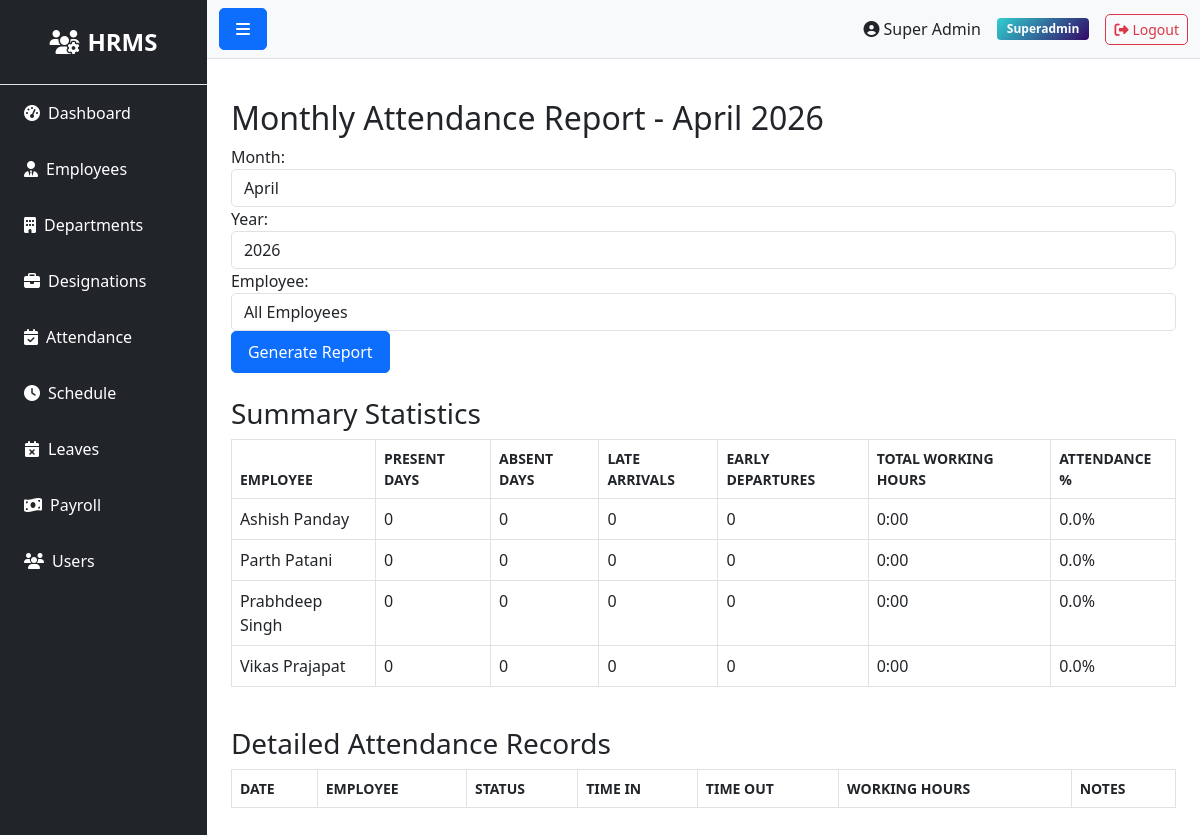
Before: /attendance/monthly-report (signed in) with the older database file.
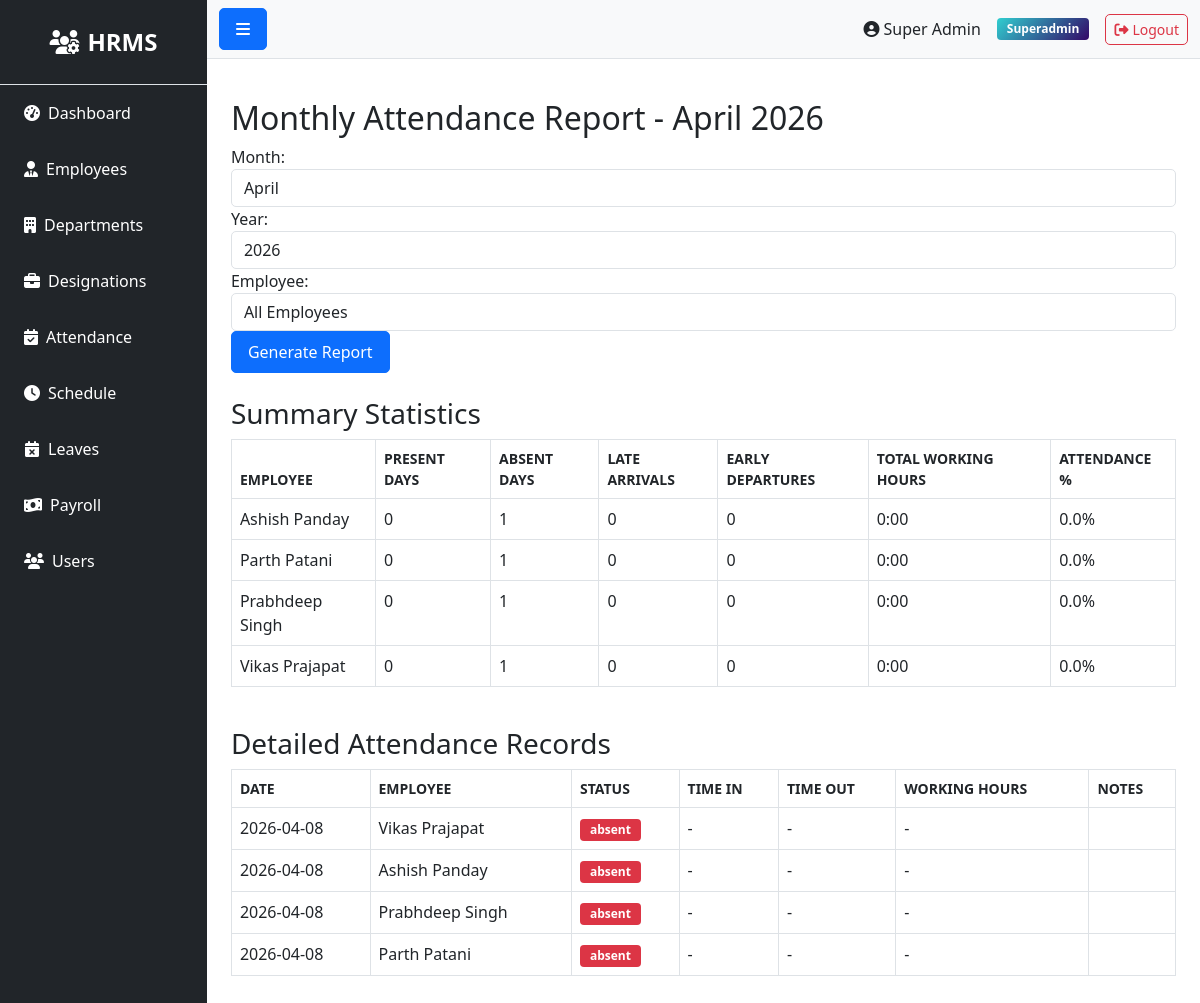
After: the same page with the newer database file.
### models.py (models this page shows, shortened)
class User(UserMixin, db.Model):
    __tablename__ = 'users'
    id = db.Column(db.Integer, primary_key=True)
    role_id = db.Column(db.Integer, db.ForeignKey('roles.id'), nullable=False)
    name = db.Column(db.String(100), nullable=False)
    email = db.Column(db.String(100), unique=True, nullable=False)
    phone = db.Column(db.String(20))
    status = db.Column(db.String(20), default='active')
    password = db.Column(db.String(255), nullable=False)
    remember_token = db.Column(db.String(100))
    email_verified_at = db.Column(db.DateTime)
    created_at = db.Column(db.DateTime, default=datetime.utcnow)
    updated_at = db.Column(db.DateTime, default=datetime.utcnow, onupdate=datetime.utcnow)

class Role(db.Model):
    __tablename__ = 'roles'
    id = db.Column(db.Integer, primary_key=True)
    name = db.Column(db.String(50), unique=True, nullable=False)
    description = db.Column(db.Text)
    created_at = db.Column(db.DateTime, default=datetime.utcnow)
    updated_at = db.Column(db.DateTime, default=datetime.utcnow, onupdate=datetime.utcnow)
    users = db.relationship('User', backref='role', lazy=True)

class Employee(db.Model):
    __tablename__ = 'employees'
    id = db.Column(db.Integer, primary_key=True)
    department_id = db.Column(db.Integer, db.ForeignKey('departments.id'))
    designation_id = db.Column(db.Integer, db.ForeignKey('designations.id'))
    schedule_id = db.Column(db.Integer, db.ForeignKey('schedules.id'))
    firstname = db.Column(db.String(100), nullable=False)
    lastname = db.Column(db.String(100), nullable=False)
    unique_id = db.Column(db.String(50), unique=True)
    email = db.Column(db.String(100), unique=True)
    phone = db.Column(db.String(20))
    address = db.Column(db.Text)
    dob = db.Column(db.Date)
    gender = db.Column(db.String(10))
    religion = db.Column(db.String(50))
    marital = db.Column(db.String(20))
    image = db.Column(db.String(255))  # Store image filename
    status = db.Column(db.String(20), default='active')
    created_at = db.Column(db.DateTime, default=datetime.utcnow)
    updated_at = db.Column(db.DateTime, default=datetime.utcnow, onupdate=datetime.utcnow)
    attendances = db.relationship('Attendance', backref='employee', lazy=True, cascade='all, delete-orphan')
    checks = db.relationship('Check', backref='employee', lazy=True, cascade='all, delete-orphan')
    salary = db.relationship('Salary', backref='employee', uselist=False, cascade='all, delete-orphan')
    leaves = db.relationship('Leave', backref='employee', lazy=True, cascade='all, delete-orphan')
    late_times = db.relationship('LateTime', backref='employee', lazy=True, cascade='all, delete-orphan')
    over_times = db.relationship('OverTime', backref='employee', lazy=True, cascade='all, delete-orphan')
    payrolls = db.relationship('Payroll', backref='employee', lazy=True, cascade='all, delete-orphan')

class Attendance(db.Model):
    __tablename__ = 'attendances'
    id = db.Column(db.Integer, primary_key=True)
    employee_id = db.Column(db.Integer, db.ForeignKey('employees.id'), nullable=False)
    date = db.Column(db.Date, nullable=False)
    time_in = db.Column(db.Time)
    time_out = db.Column(db.Time)
    status = db.Column(db.String(20))  # present, absent, holiday, weekend
    description = db.Column(db.Text)  # For holiday name or other notes
    created_at = db.Column(db.DateTime, default=datetime.utcnow)
    updated_at = db.Column(db.DateTime, default=datetime.utcnow, onupdate=datetime.utcnow)

### routes/attendance.py (the view)
@bp.route('/monthly-report')
@login_required
def monthly_report():
    if not current_user.is_authenticated or current_user.role.name not in ['superadmin', 'admin', 'moderator', 'hr']:
        flash('Access denied', 'danger')
        return redirect(url_for('auth.login'))
    year = int(request.args.get('year', datetime.now().year))
    month = int(request.args.get('month', datetime.now().month))
    employee_id = request.args.get('employee_id')
    _, last_day = monthrange(year, month)
    start_date = datetime(year, month, 1).date()
    end_date = datetime(year, month, last_day).date()
    query = Attendance.query.filter(Attendance.date.between(start_date, end_date))
    if employee_id:
        query = query.filter(Attendance.employee_id == employee_id)
    employees = Employee.query.order_by(Employee.firstname).all()
    attendances = query.order_by(Attendance.employee_id, Attendance.date).all()
    stats = defaultdict(lambda: {
        'present': 0,
        'absent': 0,
        'late': 0,
        'early_out': 0,
        'working_hours': timedelta(),
        'attendance_percentage': 0
    })
    for attendance in attendances:
        emp_stats = stats[attendance.employee_id]
        if attendance.status == 'present':
            emp_stats['present'] += 1
            if attendance.time_in and attendance.time_out:
                time_in = datetime.combine(attendance.date, attendance.time_in)
                time_out = datetime.combine(attendance.date, attendance.time_out)
                working_hours = time_out - time_in
                emp_stats['working_hours'] += working_hours
                if attendance.employee.schedule:
                    schedule = attendance.employee.schedule
                    if attendance.time_in > datetime.combine(attendance.date, schedule.time_in).time():
                        emp_stats['late'] += 1
                    if attendance.time_out < datetime.combine(attendance.date, schedule.time_out).time():
                        emp_stats['early_out'] += 1
        else:
            emp_stats['absent'] += 1
        total_days = emp_stats['present'] + emp_stats['absent']
        if total_days > 0:
            emp_stats['attendance_percentage'] = (emp_stats['present'] / total_days) * 100
    return render_template('admin/attendance/monthly_report.html',
                         attendances=attendances,
                         employees=employees,
                         stats=stats,
                         year=year,
                         month=month,
                         selected_employee=employee_id,
                         month_name=datetime(year, month, 1).strftime('%B'),
                         datetime=datetime)

### templates/admin/attendance/monthly_report.html (shortened to what this page needs)
{% extends "base.html" %}
{% block content %}
<h2>Monthly Attendance Report - {{ month_name }} {{ year }}</h2>
<div class="filters mb-4">
    <form method="get" action="{{ url_for('attendance.monthly_report') }}" class="form-inline">
        <div class="form-group mr-2">
            <label for="month" class="mr-2">Month:</label>
            <select name="month" id="month" class="form-control">
                {% for m in range(1, 13) %}
                <option value="{{ m }}" {% if month == m %}selected{% endif %}>
                    {{ datetime(year, m, 1).strftime('%B') }}
                </option>
                {% endfor %}
            </select>
        </div>
        <div class="form-group mr-2">
            <label for="year" class="mr-2">Year:</label>
            <select name="year" id="year" class="form-control">
                {% for y in range(year-2, year+1) %}
                <option value="{{ y }}" {% if year == y %}selected{% endif %}>{{ y }}</option>
                {% endfor %}
            </select>
        </div>
        <div class="form-group mr-2">
            <label for="employee_id" class="mr-2">Employee:</label>
            <select name="employee_id" id="employee_id" class="form-control">
                <option value="">All Employees</option>
            </select>
        </div>
        <button type="submit" class="btn btn-primary">Generate Report</button>
    </form>
</div>
<div class="report-content">
    <div class="statistics mb-4">
        <h3>Summary Statistics</h3>
        <div class="table-responsive">
            <table class="table">
                <thead>
                    <tr>
                        <th>Employee</th>
                        <th>Present Days</th>
                        <th>Absent Days</th>
                        <th>Late Arrivals</th>
                        <th>Early Departures</th>
                        <th>Total Working Hours</th>
                        <th>Attendance %</th>
                    </tr>
                </thead>
                <tbody>
                    {% for emp in employees %}
                        {% if not selected_employee or selected_employee|string == emp.id|string %}
                            {% set emp_stats = stats[emp.id] %}
                            <tr>
                                <td>{{ emp.firstname }} {{ emp.lastname }}</td>
                                <td>{{ emp_stats['present'] }}</td>
                                <td>{{ emp_stats['absent'] }}</td>
                                <td>{{ emp_stats['late'] }}</td>
                                <td>{{ emp_stats['early_out'] }}</td>
                                <td>{{ '%d:%02d' | format(
                                    emp_stats['working_hours'].total_seconds() // 3600,
                                    (emp_stats['working_hours'].total_seconds() % 3600) // 60
                                ) }}</td>
                                <td>{{ '%.1f%%' | format(emp_stats['attendance_percentage']) }}</td>
                            </tr>
                        {% endif %}
                    {% endfor %}
                </tbody>
            </table>
        </div>
    </div>
    <div class="detailed-records">
        <h3>Detailed Attendance Records</h3>
        <div class="table-responsive">
            <table class="table">
                <thead>
                    <tr>
                        <th>Date</th>
                        <th>Employee</th>
                        <th>Status</th>
                        <th>Time In</th>
                        <th>Time Out</th>
                        <th>Working Hours</th>
                        <th>Notes</th>
                    </tr>
                </thead>
                <tbody>
                    {% for attendance in attendances %}
                    <tr>
                        <td>{{ attendance.date }}</td>
                        <td>{{ attendance.employee.firstname }} {{ attendance.employee.lastname }}</td>
                        <td>
                            <span class="badge {% if attendance.status == 'present' %}badge-success{% else %}badge-danger{% endif %}">
                                {{ attendance.status }}
                            </span>
                        </td>
                        <td>{{ attendance.time_in or '-' }}</td>
                        <td>{{ attendance.time_out or '-' }}</td>
                        <td>
                            {% if attendance.time_in and attendance.time_out %}
                                {% set duration = (attendance.time_out.hour * 60 + attendance.time_out.minute) -
                                                (attendance.time_in.hour * 60 + attendance.time_in.minute) %}
                                {{ '%d:%02d' | format(duration // 60, duration % 60) }}
                            {% else %}
                                -
                            {% endif %}
                        </td>
                        <td>
                        </td>
                    </tr>
                    {% endfor %}
                </tbody>
            </table>
        </div>
    </div>
</div>
{% endblock %}

### templates/base.html (shortened to what this page needs)
<!DOCTYPE html>
<html lang="en">
<head>
    <link href="https://cdn.jsdelivr.net/npm/bootstrap@5.3.0/dist/css/bootstrap.min.css" rel="stylesheet">
    <link rel="stylesheet" href="https://cdnjs.cloudflare.com/ajax/libs/font-awesome/6.4.0/css/all.min.css">
    <link rel="stylesheet" href="{{ url_for('static', filename='css/style.css') }}">
</head>
<body>
    {% if current_user.is_authenticated %}
    {% set role_name = (current_user.role.name if current_user.role and current_user.role.name else 'employee') %}
    {% set dashboard_map = {
        'superadmin': 'admin.superadmin_dashboard',
        'admin': 'admin.admin_dashboard',
        'hr': 'admin.hr_dashboard',
        'payroll': 'admin.payroll_dashboard',
        'moderator': 'admin.moderator_dashboard',
        'employee': 'user.dashboard'
    } %}
    {% set dashboard_endpoint = dashboard_map.get(role_name, 'user.dashboard') %}
    <div class="d-flex" id="wrapper">
        <div class="bg-dark text-white" id="sidebar-wrapper">
            <div class="sidebar-heading text-center py-4 fs-4 fw-bold border-bottom">
                <i class="fas fa-users-cog me-2"></i>HRMS
            </div>
            <div class="list-group list-group-flush">
                <a href="{{ url_for(dashboard_endpoint) }}" class="list-group-item list-group-item-action bg-dark text-white">
                    <i class="fas fa-tachometer-alt me-2"></i>Dashboard
                </a>
                {% if role_name in ['superadmin', 'admin', 'hr'] %}
                <a href="{{ url_for('employee.index') }}" class="list-group-item list-group-item-action bg-dark text-white">
                    <i class="fas fa-user-tie me-2"></i>Employees
                </a>
                <a href="{{ url_for('department.index') }}" class="list-group-item list-group-item-action bg-dark text-white">
                    <i class="fas fa-building me-2"></i>Departments
                </a>
                <a href="{{ url_for('designation.index') }}" class="list-group-item list-group-item-action bg-dark text-white">
                    <i class="fas fa-briefcase me-2"></i>Designations
                </a>
                {% endif %}
                {% if role_name in ['superadmin', 'admin', 'moderator', 'hr'] %}
                <a href="{{ url_for('attendance.index') }}" class="list-group-item list-group-item-action bg-dark text-white">
                    <i class="fas fa-calendar-check me-2"></i>Attendance
                </a>
                <a href="{{ url_for('schedule.index') }}" class="list-group-item list-group-item-action bg-dark text-white">
                    <i class="fas fa-clock me-2"></i>Schedule
                </a>
                {% endif %}
                {% if role_name in ['superadmin', 'admin', 'hr'] %}
                <a href="{{ url_for('leave.index') }}" class="list-group-item list-group-item-action bg-dark text-white">
                    <i class="fas fa-calendar-times me-2"></i>Leaves
                </a>
                {% endif %}
                {% if role_name in ['superadmin', 'admin', 'payroll'] %}
                <a href="{{ url_for('payroll.index') }}" class="list-group-item list-group-item-action bg-dark text-white">
                    <i class="fas fa-money-bill-wave me-2"></i>Payroll
                </a>
                {% endif %}
                {% if role_name in ['superadmin', 'admin'] %}
                <a href="{{ url_for('user.index') }}" class="list-group-item list-group-item-action bg-dark text-white">
                    <i class="fas fa-users me-2"></i>Users
                </a>
                {% endif %}
            </div>
        </div>
        <div id="page-content-wrapper" class="w-100">
            <nav class="navbar navbar-expand-lg navbar-light bg-light border-bottom">
                <div class="container-fluid">
                    <button class="btn btn-primary" id="menu-toggle">
                        <i class="fas fa-bars"></i>
                    </button>
                    <div class="ms-auto d-flex align-items-center">
                        <span class="me-3">
                            <i class="fas fa-user-circle me-1"></i>{{ current_user.name }}
                        </span>
                        <span class="badge bg-info me-3">{{ role_name|title }}</span>
                        <a href="{{ url_for('auth.logout') }}" class="btn btn-outline-danger btn-sm">
                            <i class="fas fa-sign-out-alt me-1"></i>Logout
                        </a>
                    </div>
                </div>
            </nav>
            <div class="container-fluid p-4">
                {% block content %}{% endblock %}
            </div>
        </div>
    </div>
    {% endif %}
</body>
</html>

Changed rows visible on the page:
computed for Employee "Ashish": absent "0" → "1"
computed for Employee "Parth": absent "0" → "1"
computed for Employee "Prabhdeep": absent "0" → "1"
computed for Employee "Vikas": absent "0" → "1"
added Attendance: date "2026-04-08", employee.firstname "Vikas", employee.lastname "Prajapat", status "absent", time_in "-", time_out "-"
added Attendance: date "2026-04-08", employee.firstname "Ashish", employee.lastname "Panday", status "absent", time_in "-", time_out "-"
added Attendance: date "2026-04-08", employee.firstname "Prabhdeep", employee.lastname "Singh", status "absent", time_in "-", time_out "-"
added Attendance: date "2026-04-08", employee.firstname "Parth", employee.lastname "Patani", status "absent", time_in "-", time_out "-"
